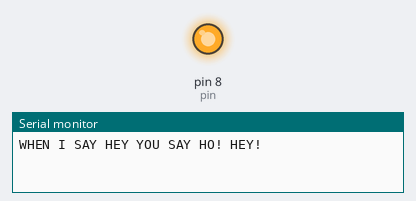
This sketch was run on a simulated Arduino Uno, built with avr-gcc and run on an emulated ATmega328P. Parts: output pins drawn as LEDs (lit = HIGH), the last lines printed to the serial monitor.

Above: at 0.2 s.
At 10.7 s:
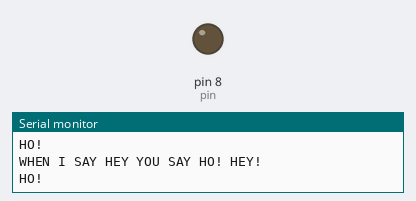
Timing chart, 0 to 14.3 s (numbered marks = the images above):
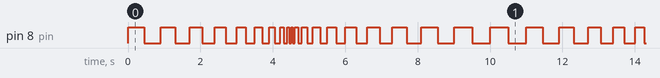

Measured:
- by itself, pin 8 (pin): moves between LOW and HIGH, repeating every 11.0 s
- by itself, everything shown: repeats every 11.0 s, in 40 steps

The sketch:

01_blink.ino
```cpp
int pin = 8;
int interval = 500;
int dir = -1;

void setup() {

  Serial.begin(9600);
  pinMode(pin, OUTPUT);
}


void loop() {

  interval += 50 * dir;

  if( dir == 1 && interval > 500 ) {
    interval = 500;
    dir = -1;
  }

  if( dir == -1 && interval < 50 ) {
    interval = 50;
    dir = 1;
  }

  Serial.println("WHEN I SAY HEY YOU SAY HO! HEY!");

  digitalWrite(pin, HIGH);
  delay(interval);

  Serial.println("HO!");

  digitalWrite(pin, LOW);
  delay(interval);
}
```
